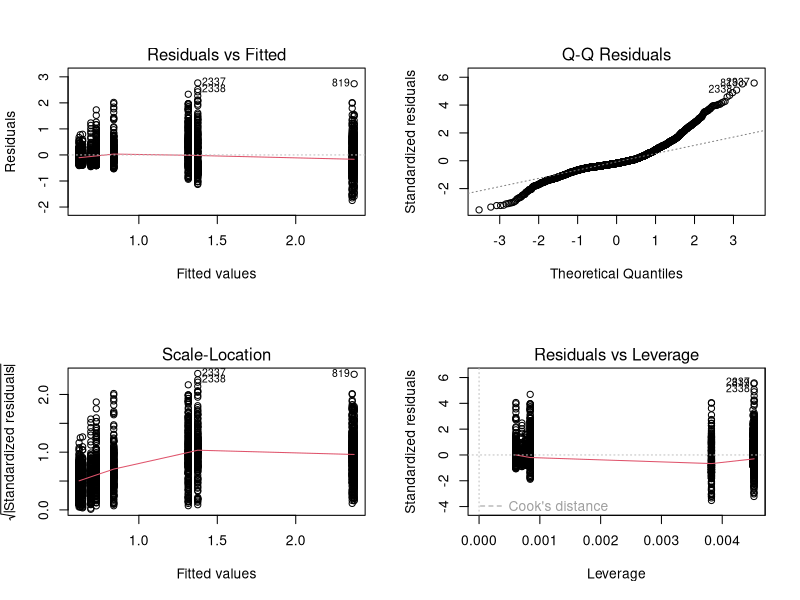
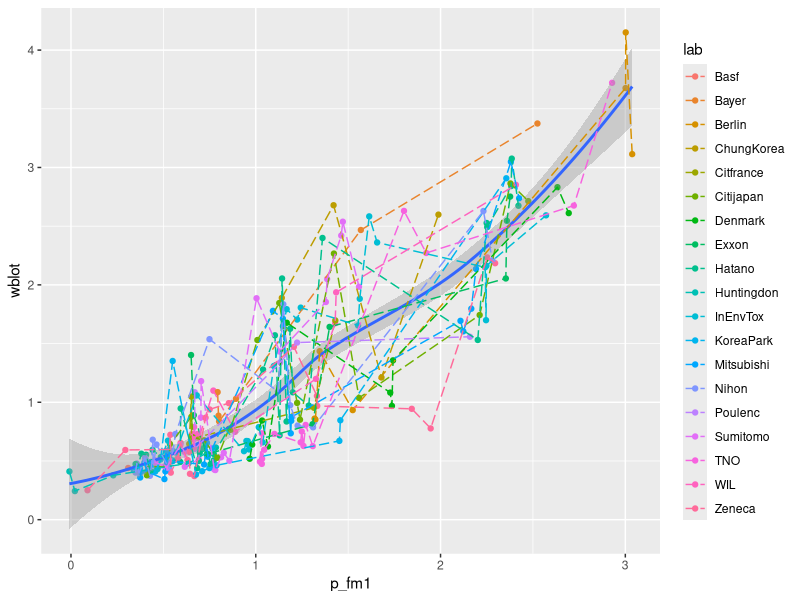
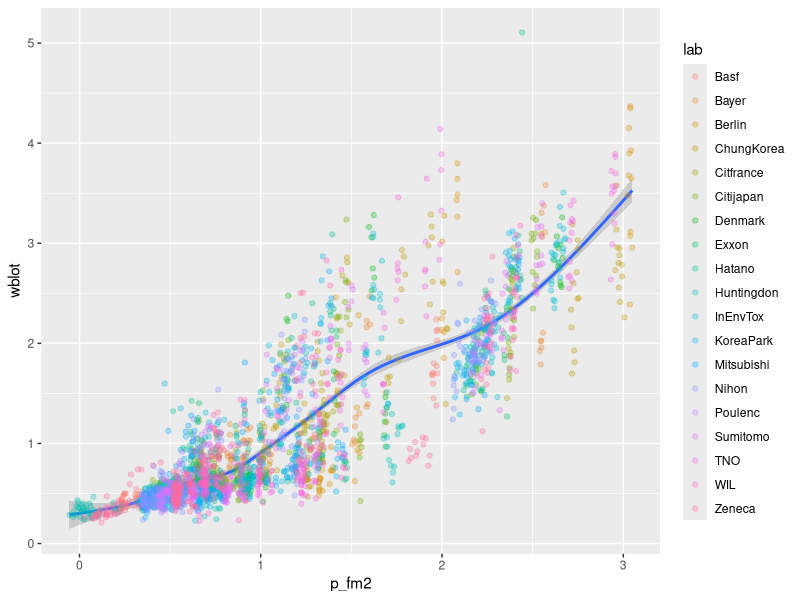
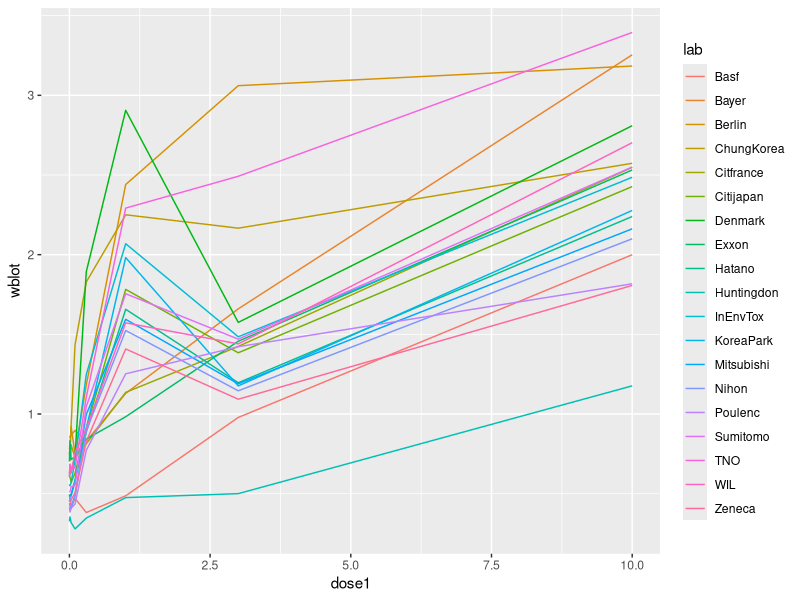
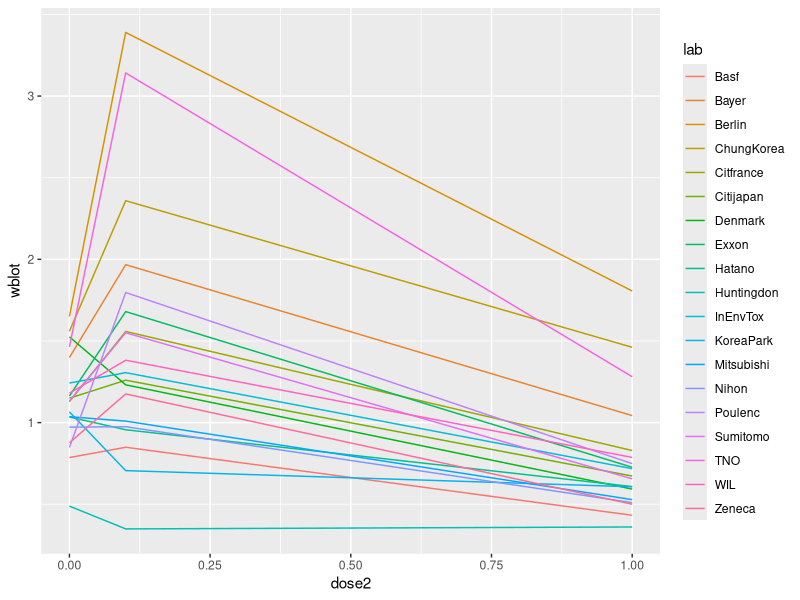
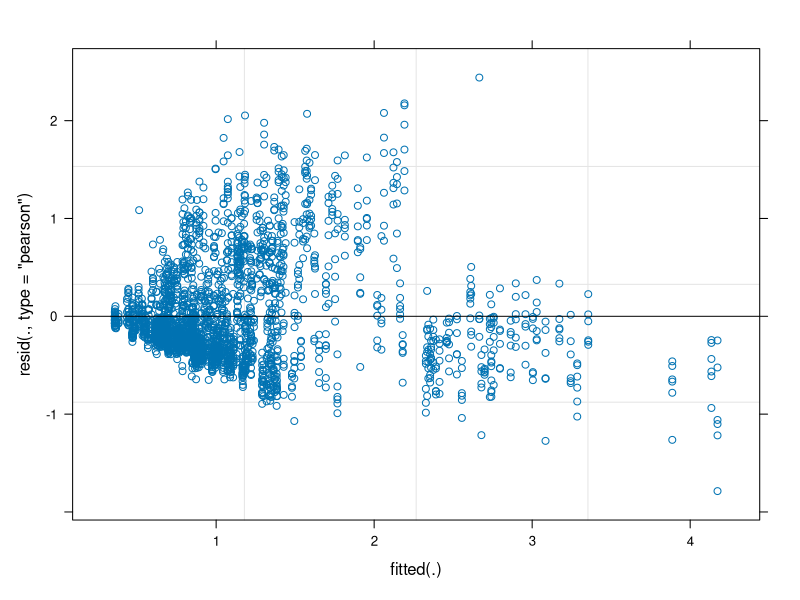

Write the R code that produced these figures, in order. (Note: this script raises an error after producing the figures.)
## ---- chunk 1
library(dplyr)
library(lme4)
library(ggplot2)
#read in the data
###plot multiple ggplots in one place  obtained from http://www.cookbook-r.com/Graphs/Multiple_graphs_on_one_page_(ggplot2)/
# Multiple plot function
#
# ggplot objects can be passed in ..., or to plotlist (as a list of ggplot objects)
# - cols:   Number of columns in layout
# - layout: A matrix specifying the layout. If present, 'cols' is ignored.
#
# If the layout is something like matrix(c(1,2,3,3), nrow=2, byrow=TRUE),
# then plot 1 will go in the upper left, 2 will go in the upper right, and
# 3 will go all the way across the bottom.
#
multiplot <- function(..., plotlist=NULL, file, cols=1, layout=NULL) {
  library(grid)

  # Make a list from the ... arguments and plotlist
  plots <- c(list(...), plotlist)

  numPlots = length(plots)

  # If layout is NULL, then use 'cols' to determine layout
  if (is.null(layout)) {
    # Make the panel
    # ncol: Number of columns of plots
    # nrow: Number of rows needed, calculated from # of cols
    layout <- matrix(seq(1, cols * ceiling(numPlots/cols)),
                    ncol = cols, nrow = ceiling(numPlots/cols))
  }

 if (numPlots==1) {
    print(plots[[1]])

  } else {
    # Set up the page
    grid.newpage()
    pushViewport(viewport(layout = grid.layout(nrow(layout), ncol(layout))))

    # Make each plot, in the correct location
    for (i in 1:numPlots) {
      # Get the i,j matrix positions of the regions that contain this subplot
      matchidx <- as.data.frame(which(layout == i, arr.ind = TRUE))

      print(plots[[i]], vp = viewport(layout.pos.row = matchidx$row,
                                      layout.pos.col = matchidx$col))
    }
  }
}

####

RMSE <- function(x,y) {return(sqrt(mean((y-x)^2)))} 
dat <- read.table("case1.txt", header = T, stringsAsFactors = F, na.strings = ".", colClasses=c("character","character","numeric","numeric","numeric","numeric","numeric","numeric"))
dat <-  dat %>% filter(complete.cases(blot)) %>% mutate(wblot = blot/body, wwet = wet/body)
## ---- chunk 2
set.seed(3)
samp <- sample(dim(dat)[1], dim(dat)[1]/10)
test <- dat[samp,]
train <- dat[-samp,]
## ---- chunk 3
quantile(test$wblot)
## ---- chunk 4
lm1 <- lm(wblot ~ 1+ poly(dose1,2) + poly(dose2,2), data = train)
par(mfrow=c(2,2))
plot(lm1)
## ---- chunk 5
library(Metrics)
R1 <- NULL
for(i in 1: 100) {
  samp <- sample(dim(dat)[1], dim(dat)[1]/10)
  test <- dat[samp,]
  train <- dat[-samp,]
  lm1 <- lm(wblot ~ 1+ poly(dose1,2) + poly(dose2,2), data = train)
  p_lm1 <- predict(lm1, test)
  R1 <- rbind(R1, rmse(p_lm1, test$wblot))
}
## ---- chunk 6
fm1 <- lmer(wblot ~ 1 + (proto|lab) + body + poly(dose1,2) + poly(dose2,2), train)
summary(fm1)
## ---- chunk 7
R2 <- NULL
for(i in 1: 100){
  samp <- sample(dim(dat)[1], dim(dat)[1]/10)
  test <- dat[samp,]
  train <- dat[-samp,]
  fm1 <- lmer(wblot ~ 1 + (proto|lab) + body + poly(dose1,2) + poly(dose2,2), train)
  p_fm1 <- predict(fm1, test)
  R2 <- rbind(R2, RMSE(p_fm1, test$wblot))
}
ggplot(data = test, aes(p_fm1, wblot)) + geom_point(aes(colour = lab)) + geom_smooth() + geom_line(aes(colour=lab), linetype=5)
## ---- chunk 8
fm2 <- lmer(wblot ~ 1 + (proto|lab) + body + poly(dose1,2) + poly(dose2,2), dat)
summary(fm2)
p_fm2 <- predict(fm2, dat)
ggplot(data = dat, aes(p_fm2, wblot)) + geom_smooth() + geom_point(aes(colour = lab), alpha = 0.3) 

## ---- chunk 9
mean_dat1 <- dat %>% group_by(lab, dose1) %>% summarise(wblot = mean(wblot))
ggplot(data = mean_dat1, aes(x = dose1, y = wblot, color = lab)) + geom_line()
mean_dat2 <- dat %>% group_by(lab, dose2) %>% summarise(wblot = mean(wblot))
ggplot(data = mean_dat2, aes(x = dose2, y = wblot, color = lab)) + geom_line()

## ---- chunk 10
#dose response curve
minmod <- lmer(wblot ~ (1 + proto + dose1 + dose2| lab), dat) #minimum model
summary(minmod)
plot(minmod)
p_minmod <- predict(minmod, test)
ggplot(data = dat, aes(p_minmod, wblot)) + geom_smooth() + geom_point(aes(colour = lab), alpha = 0.3) #+ geom_line(aes(colour=lab), linetype=5)

## ---- chunk 11
medmod <- lmer(wblot ~ (1 + poly(dose1,2) + poly(dose2,2) |lab)+poly(dose1,2)+poly(dose2,2)+poly(body,2)+(proto*lab), dat) #med model
summary(medmod)
plot(medmod)
p_medmod <- predict(medmod, dat)
ggplot(data = dat, aes(p_medmod, wblot)) + geom_point(aes(colour = lab)) + geom_smooth() #+ geom_line(aes(colour=lab), linetype=5)

par(mfrow = c(2,2))
test_p <- ggplot(data = test, aes(x = wblot)) + geom_histogram() + lims(x = c(0,4)) + theme_bw()
min_p <- ggplot(test,aes(p_minmod)) + geom_histogram() + lims(x = c(0,4)) + theme_bw()
med_p <- ggplot(test,aes(p_medmod)) + geom_histogram() + lims(x = c(0,4)) + theme_bw()
multiplot(test_p, min_p, med_p, cols = 2)
